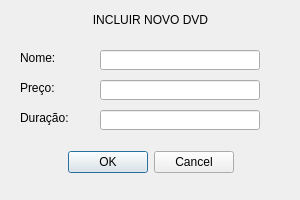
<?xml version="1.0" encoding="UTF-8"?>
<ui version="4.0">
 <class>IncluirDVD</class>
 <widget class="QDialog" name="IncluirDVD">
  <property name="geometry">
   <rect>
    <x>0</x>
    <y>0</y>
    <width>300</width>
    <height>200</height>
   </rect>
  </property>
  <property name="windowTitle">
   <string>Dialog</string>
  </property>
  <widget class="QDialogButtonBox" name="buttonBox">
   <property name="geometry">
    <rect>
     <x>0</x>
     <y>150</y>
     <width>301</width>
     <height>24</height>
    </rect>
   </property>
   <property name="orientation">
    <enum>Qt::Horizontal</enum>
   </property>
   <property name="standardButtons">
    <set>QDialogButtonBox::Cancel|QDialogButtonBox::Ok</set>
   </property>
   <property name="centerButtons">
    <bool>true</bool>
   </property>
  </widget>
  <widget class="QLabel" name="label">
   <property name="geometry">
    <rect>
     <x>0</x>
     <y>10</y>
     <width>301</width>
     <height>20</height>
    </rect>
   </property>
   <property name="text">
    <string>INCLUIR NOVO DVD</string>
   </property>
   <property name="alignment">
    <set>Qt::AlignCenter</set>
   </property>
  </widget>
  <widget class="QLabel" name="label_2">
   <property name="geometry">
    <rect>
     <x>20</x>
     <y>80</y>
     <width>49</width>
     <height>16</height>
    </rect>
   </property>
   <property name="text">
    <string>Preço:</string>
   </property>
  </widget>
  <widget class="QLabel" name="label_3">
   <property name="geometry">
    <rect>
     <x>20</x>
     <y>50</y>
     <width>49</width>
     <height>16</height>
    </rect>
   </property>
   <property name="text">
    <string>Nome:</string>
   </property>
  </widget>
  <widget class="QLabel" name="label_4">
   <property name="geometry">
    <rect>
     <x>20</x>
     <y>110</y>
     <width>49</width>
     <height>16</height>
    </rect>
   </property>
   <property name="text">
    <string>Duração:</string>
   </property>
  </widget>
  <widget class="QLineEdit" name="lineEdit_Dnome">
   <property name="geometry">
    <rect>
     <x>100</x>
     <y>50</y>
     <width>160</width>
     <height>20</height>
    </rect>
   </property>
  </widget>
  <widget class="QLineEdit" name="lineEdit_Dpreco">
   <property name="geometry">
    <rect>
     <x>100</x>
     <y>80</y>
     <width>160</width>
     <height>20</height>
    </rect>
   </property>
  </widget>
  <widget class="QLineEdit" name="lineEdit_Dduracao">
   <property name="geometry">
    <rect>
     <x>100</x>
     <y>110</y>
     <width>160</width>
     <height>20</height>
    </rect>
   </property>
  </widget>
 </widget>
 <resources/>
 <connections>
  <connection>
   <sender>buttonBox</sender>
   <signal>accepted()</signal>
   <receiver>IncluirDVD</receiver>
   <slot>accept()</slot>
   <hints>
    <hint type="sourcelabel">
     <x>248</x>
     <y>254</y>
    </hint>
    <hint type="destinationlabel">
     <x>157</x>
     <y>274</y>
    </hint>
   </hints>
  </connection>
  <connection>
   <sender>buttonBox</sender>
   <signal>rejected()</signal>
   <receiver>IncluirDVD</receiver>
   <slot>reject()</slot>
   <hints>
    <hint type="sourcelabel">
     <x>316</x>
     <y>260</y>
    </hint>
    <hint type="destinationlabel">
     <x>286</x>
     <y>274</y>
    </hint>
   </hints>
  </connection>
 </connections>
</ui>
